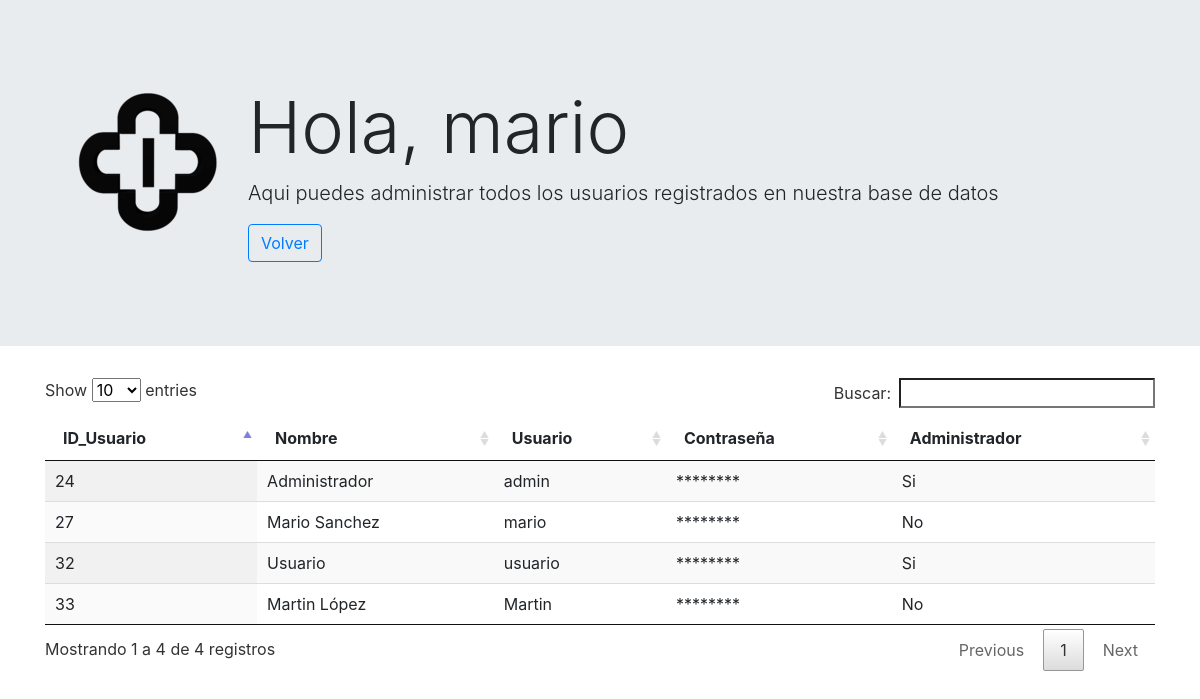
Screenshot of /usuarios.php (signed in) with the database file from the repository.
### tables this page shows
CREATE TABLE `usuarios` (
  `id_usuario` int(11) NOT NULL,
  `Nombre` varchar(150) NOT NULL,
  `Usuario` varchar(100) NOT NULL,
  `Password` varchar(100) NOT NULL,
  `Administrador` set('Si','No') NOT NULL
);

### usuarios.php (the view, shortened to what this page needs)
<?php
require 'conexion.php';
$usuario = $_SESSION['usuario'];
$sql = "SELECT * FROM usuarios";
$resultado = $mysqli->query($sql);
?>
<!doctype html>
<html lang="es">
<head>
    <link rel="stylesheet" href="css/bootstrap.min.css">
    <link rel="stylesheet" href="css/styles.css">
    <link rel="stylesheet" href="css/jquery.dataTables.min.css">
</head>
<body>
    <div class="jumbotron jumbotron-fluid">
        <div class="container">
            <table>
                <tr>
                    <th>
                        <p><img class="img" src="images/icono.png"></p>
                    </th>
                    <th>
                        <h1 class="display-3">Hola, <?php echo $usuario ?></h1>
                        <p class="lead">Aqui puedes administrar todos los usuarios registrados en nuestra base de datos</p>
                        <a href="index.php"><button type="button" class="btn btn-outline-primary">Volver</button></a>
                    </th>
                </tr>
            </table>
        </div>
    </div>
    <div class="container">
        <table id="tabla" class="display" style="width:100%">
            <thead>
                <tr>
                    <th>ID_Usuario</th>
                    <th>Nombre</th>
                    <th>Usuario</th>
                    <th>Contraseña</th>
                    <th>Administrador</th>
                </tr>
            </thead>
            <tbody>
                <?php
                while ($fila = $resultado->fetch_assoc()) {
                    echo "<tr>";
                    echo "<td>{$fila['id_usuario']}</td>";
                    echo "<td>{$fila['Nombre']}</td>";
                    echo "<td>{$fila['Usuario']}</td>";
                    echo "<td>********</td>";
                    echo "<td>{$fila['Administrador']}</td>";
                    echo "</tr>";
                }
                ?>
            </tbody>
        </table>
    </div>
</body>
</html>

### rows the page displays
usuarios: id_usuario "24", Nombre "Administrador", Usuario "admin", Administrador "Si"
usuarios: id_usuario "27", Nombre "Mario Sanchez", Usuario "mario", Administrador "No"
usuarios: id_usuario "32", Nombre "Usuario", Usuario "usuario", Administrador "Si"
usuarios: id_usuario "33", Nombre "Martin López", Usuario "Martin", Administrador "No"

### other values shown
$usuario "mario"
